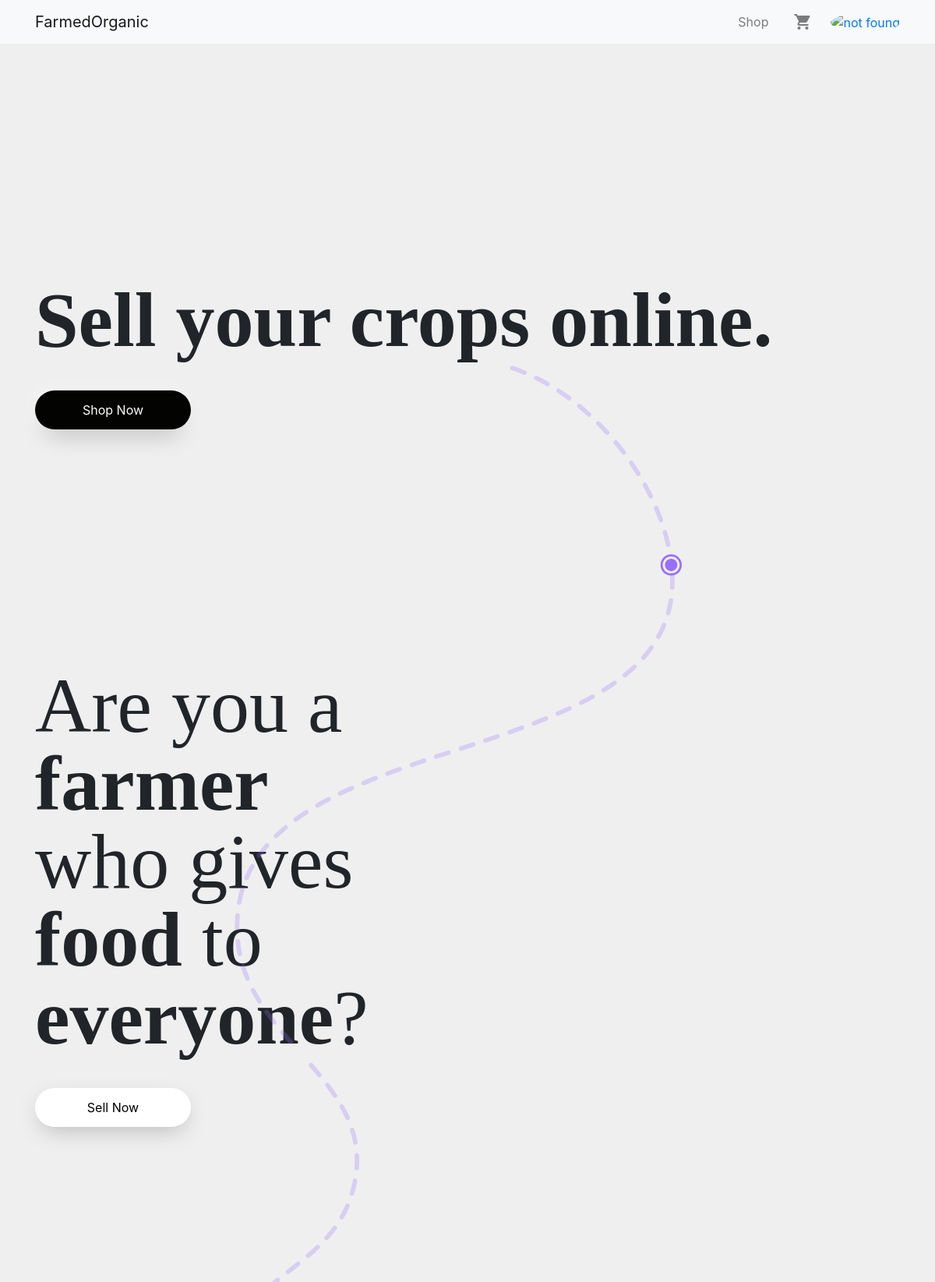
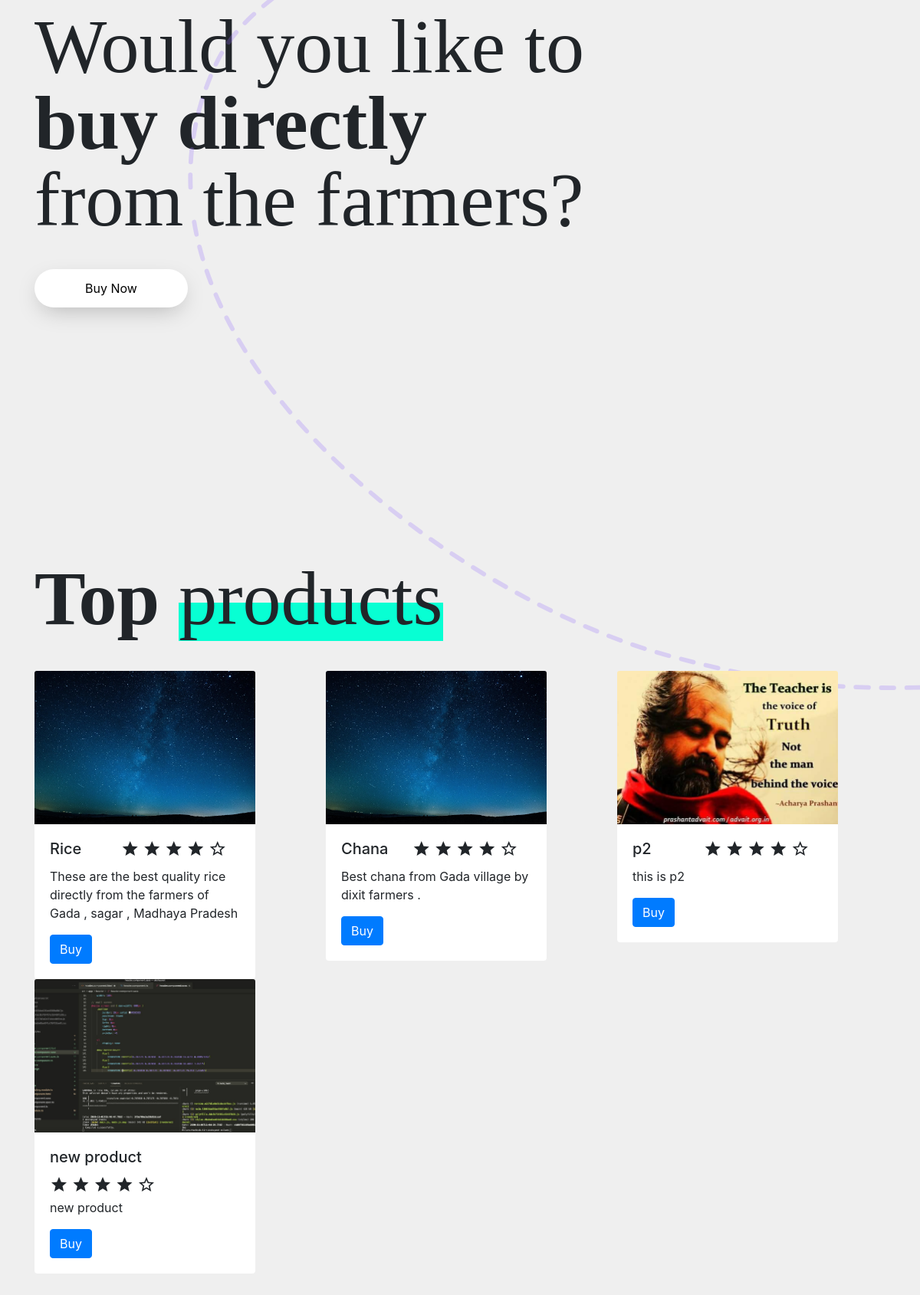
The page / on the database its author committed (2 pictures, top to bottom).
### products/models.py (models this page shows, shortened)
class Product(models.Model):
    name      = models.CharField(max_length=100 ,blank=True)
    owner     = models.ForeignKey(User,on_delete=models.CASCADE)
    slug      = models.SlugField(max_length = 250, null = True, blank = True)
    detail    = models.CharField(max_length=300 ,blank=True)
    price     = models.IntegerField(blank =True , null=True)
    discount  = models.IntegerField(blank =True , null=True)
    image     = models.FileField(upload_to='Products',blank=True)
    quantity  = models.IntegerField(blank =True , null=True , default=0)
    category  = models.CharField(max_length=100 ,blank=True)
    total     = models.IntegerField(null=True,blank=True)
    def add_to_cart(self):
        return reverse("add-to-cart" , kwargs={
            'slug':self.slug
            })

### farmedorganic/views.py (the view)
# urls.py: path('', views.home,  name='home'),
def home(request):
    user = User
    products = Product.objects.all()
    context = {
        'products':products,
        'user':user,
    }
    return render(request,"home.html",context)

### farmedorganic/templates/home.html (shortened to what this page needs)
{% include 'base.html' %}
{% load static %}
<link rel="stylesheet" href="{% static 'home.css' %}">
{% block content%}
<section class="main-page" id="sec1">
    <div class="container">
        <h1 id="main-title">Sell your crops online.</h1>
        <a href="{% url 'shop' %}">
            <button class="cst-btn dark-btn">Shop Now</button>
        </a>
    </div>
</section>
<section class="" id="sec2">
    <div class="container">
        <h1 id="farmers">Are you a <b>farmer</b> who gives <b>food</b> to <b>everyone</b>?</h1>
        <a href="{% url 'create-product' %}">
            <button class="cst-btn light-btn">Sell Now</button>
        </a>
    </div>
</section>
<section class="" id="sec3">
    <div class="container">
        <h1 id="buyers">Would you like to <b>buy directly</b> from the farmers?</h1>
        <a href="{% url 'shop' %}">
            <button class="cst-btn light-btn">Buy Now</button>
        </a>
    </div>
</section>
<section id="sec4">
    <div class="container">
        <div class="products-cont">
            <h1 id="top-p"><b>Top</b> <span class="lg-bg" >products</span> </h1>
            <div class="row">
                {% for product in products  %}
                <div class="col-md-4">
                        <div class="card" style="width: 18rem;">
                            {% if product.image %}
                            <img class="card-img-top" src="{{ product.image.url }}" alt="Card image cap" height="200px">
                            {% else %}
                            <img class="card-img-top" src="" alt="Card image cap" height="200px">
                            {% endif %}
                            <div class="card-body">
                                <div class="row">
                                    <div class="col">
                                        <h5 class="card-title">{{ product.name }}</h5>
                                    </div>
                                    <div class="col-8">
                                        <span class="material-icons star">star</span>
                                        <span class="material-icons star">star</span>
                                        <span class="material-icons star">star</span>
                                        <span class="material-icons star">star</span>
                                        <span class="material-icons star">star_border</span>
                                    </div>
                                </div>
                            <p class="card-text">{{ product.detail }}</p>
                            <a href="{{product.add_to_cart}}" class="btn btn-primary">Buy</a>
                            </div>
                        </div>
                </div>
                {% endfor %}
            </div>
        </div>
    </div>
</section>
{% endblock %}

### farmedorganic/templates/base.html (shortened to what this page needs)
{% load static %}
<!DOCTYPE html>
<!DOCTYPE html>
<html lang="en">
<head>
    <link rel="stylesheet" href="https://stackpath.bootstrapcdn.com/bootstrap/4.5.2/css/bootstrap.min.css">
    <link rel="stylesheet" href="{% static '/base.css' %}">
</head>
<body>
    <nav class="navbar navbar-expand-lg navbar-light bg-light">
        <div class="container">
            <a class="navbar-brand" href="/">FarmedOrganic</a>
            <div class="collapse pull-right navbar-collapse" id="navbarSupportedContent">
            <ul class="navbar-nav ml-auto Pull-right">
                <li class="nav-item ">
                <a class="nav-link" href="{% url 'shop' %}">
                    <span class="">Shop</span></a>
                </li>
                <li class="nav-item">
                <a class="nav-link mx-3" href="{% url 'cart' %}">
                    <span class="material-icons orange600 ">shopping_cart</span></a>
                </li>
                <li class="nav-item">
                    <a class="nav-links profile-img" href="{% url 'profile' %}">
                        {% if user %}
                        <img class="  img-fluid rounded-circle " src="{% static 'images/profile.jpg' %}" alt="not found">
                        {% else  %}
                        <img class="  img-fluid rounded-circle " src="" alt="not found">
                        {% endif %}
                    </a>
                </li>
            </ul>
            </div>
        </div>
    </nav>
</body>
</html>

### farmedorganic/static/base.css (style rules this page uses)
body { background-color:#EFEFEF; overflow-x: hidden; }
@media screen and (min-width:600px) { .navbar { display: flex !important; justify-content: right !important; overflow: hidden; } }
.profile-img img { width: 35px; height:35px; object-fit: cover; }
.nav-item , .nav-link { display: flex !important; justify-items: center !important; align-items: center !important; }

### farmedorganic/static/home.css (style rules this page uses)
section { min-height: 100vh; }
.main-svg { position: absolute; }
.main-page { display: flex; justify-items: right; align-items: center; height: 90vh; background-size: cover; background-position: center; position: relative; }
button { outline: none; border: none; }
.cst-btn { width: 200px; height: 50px; border-radius: 32px; margin-top: 2em; }
.dark-btn { background: #030301; color: white; box-shadow: -5px -5px 30px rgba(255, 255, 255, 0.25), 0px 19px 30px -14px rgba(0, 0, 0, 0.25); }
.light-btn { color: black; background: #FFFFFF; box-shadow: 0px 10px 30px -8px rgba(0, 0, 0, 0.25); border-radius: 32px; }
.main-page #main-title { font-family: Raleway; font-style: normal; font-weight: bold; font-size: 100px; line-height: 100%; }
#farmers , #buyers,#top-p { font-family: Raleway; font-style: normal; font-weight: normal; font-size: 100px; line-height: 100%; }
#farmers { max-width: 40vw; }
#buyers { max-width: 60vw; }
#top-p { margin-bottom: 44px; }
.lg-bg { box-shadow: 0px -50px 0px 0px #08FFD3 inset; }
.products-cont { transform: translateY(-80px); }
.card { border: none !important; }
.card-img-top { object-fit: cover; }
.star { cursor: pointer; }

### rows shown on the page
Product: image (picture), name "Rice", detail "These are the best quality rice directly from the farmers of Gada , sagar , Madhaya Pradesh"
Product: image (picture), name "Chana", detail "Best chana from Gada village by dixit farmers ."
Product: image (picture), name "p2", detail "this is p2"
Product: image (picture), name "new product", detail "new product"
